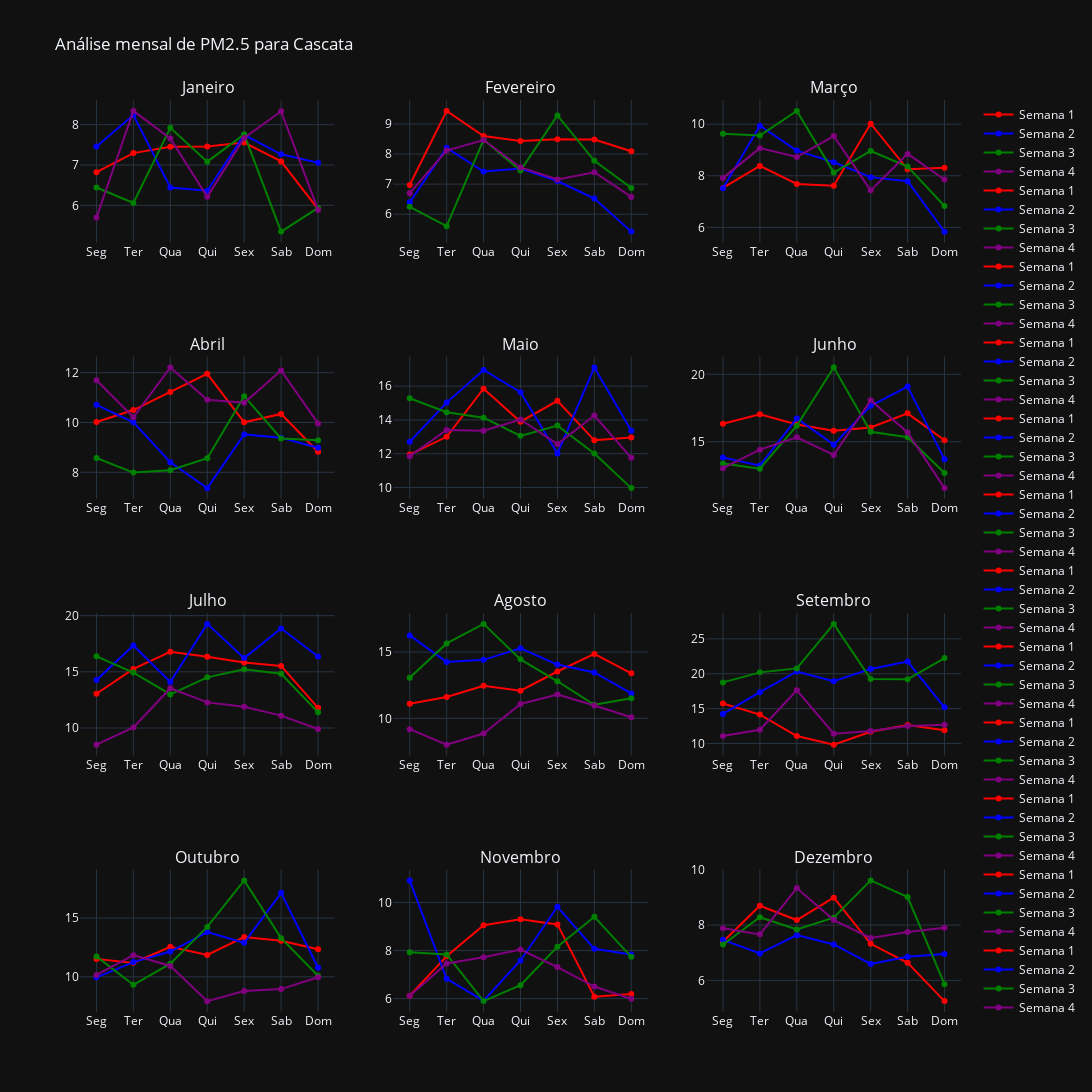
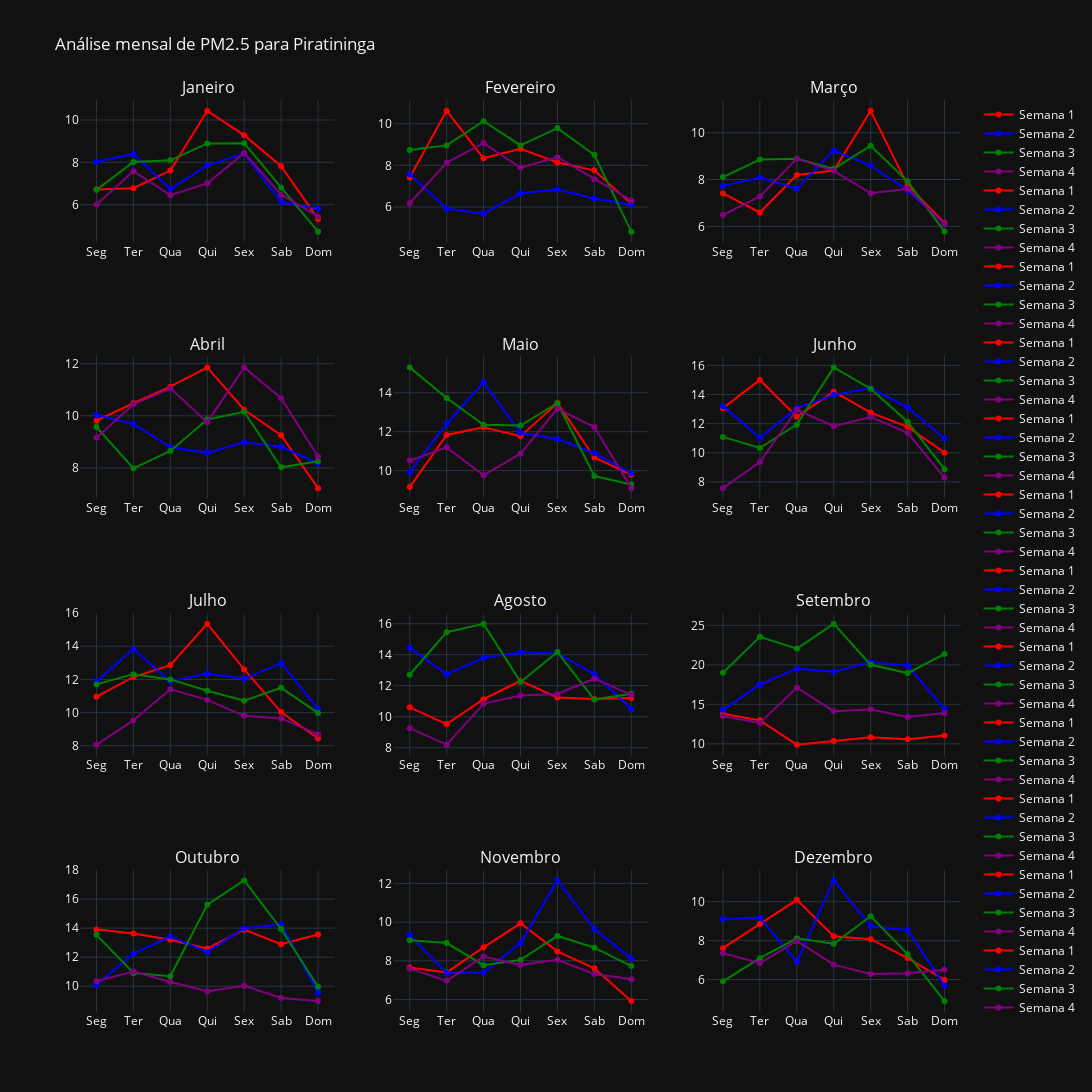

Notebook source saved alongside these figures, in order:
### Code cell
import pandas as pd
import os
import plotly.graph_objects as go
from plotly.subplots import make_subplots

# Define os nomes dos meses em português
meses = ['Janeiro', 'Fevereiro', 'Março', 'Abril', 'Maio', 'Junho', 
         'Julho', 'Agosto', 'Setembro', 'Outubro', 'Novembro', 'Dezembro']

# Pega os nomes das estações
main_folder = "../data"
station_folders = [f for f in os.listdir(main_folder) if os.path.isdir(os.path.join(main_folder, f))]

def plot_month(data, month, station):
    # Filtra os dados para o mês especificado
    month_data = data[data['Data e Hora'].dt.month == month]
    
    # Cria o gráfico
    fig = go.Figure()
    
    # Cores para cada semana
    colors = ['red', 'blue', 'green', 'purple']
    dias_semana = ['Seg', 'Ter', 'Qua', 'Qui', 'Sex', 'Sab', 'Dom']
    
    for week in range(4):
        # Filtra os dados para a semana atual
        start_day = week * 7 + 1
        end_day = min(start_day + 6, month_data['Data e Hora'].dt.daysinmonth.iloc[0])
        week_data = month_data[(month_data['Data e Hora'].dt.day >= start_day) & 
                               (month_data['Data e Hora'].dt.day <= end_day)]
        
        # Agrupa por dia da semana e calcula a média de PM2.5
        weekly_avg = week_data.groupby(week_data['Data e Hora'].dt.dayofweek)['PM2.5'].mean().reindex(range(7))
        
        # Adiciona a linha para esta semana
        fig.add_trace(go.Scatter(x=dias_semana, y=weekly_avg, 
                                 mode='lines+markers', name=f'Semana {week+1}',
                                 line=dict(color=colors[week])))
    
    fig.update_layout(title=f'Média diária de PM2.5 em {meses[month-1]} - {station}',
                      xaxis_title='Dia da Semana',
                      yaxis_title='Concentração de PM2.5')
    
    return fig

for station_folder in station_folders:
    # Carrega os dados
    combined_data = pd.read_csv(f"../dados_tratados/combinado/{station_folder}/{station_folder}_tratado_combinado.csv",
                                usecols=['Data e Hora', 'PM2.5'])
    combined_data['Data e Hora'] = pd.to_datetime(combined_data['Data e Hora'], format='%Y-%m-%d %H:%M:%S',
                                                  errors='coerce')

    # Cria subplots para todos os meses
    fig = make_subplots(rows=4, cols=3, subplot_titles=meses)

    # Adiciona os gráficos para cada mês
    for month in range(1, 13):
        month_fig = plot_month(combined_data, month, station_folder)
        for trace in month_fig.data:
            fig.add_trace(trace, row=(month-1)//3 + 1, col=(month-1)%3 + 1)

    # Atualiza o layout
    fig.update_layout(height=1600, width=1200, title_text=f"Análise mensal de PM2.5 para {station_folder}")

    # Mostra o gráfico
    fig.show()

### Figure 1 — Plotly figure (JSON) as saved in the notebook; plotly's stock layout.template omitted (floating-point values rounded to 4 significant figures)
{"data": [{"line": {"color": "red"}, "mode": "lines+markers", "name": "Semana 1", "x": ["Seg", "Ter", "Qua", "Qui", "Sex", "Sab", "Dom"], "y": [6.823, 7.295, 7.45, 7.462, 7.556, 7.09, 5.907], "type": "scatter", "xaxis": "x", "yaxis": "y"}, {"line": {"color": "blue"}, "mode": "lines+markers", "name": "Semana 2", "x": ["Seg", "Ter", "Qua", "Qui", "Sex", "Sab", "Dom"], "y": [7.457, 8.239, 6.443, 6.363, 7.746, 7.265, 7.054], "type": "scatter", "xaxis": "x", "yaxis": "y"}, {"line": {"color": "green"}, "mode": "lines+markers", "name": "Semana 3", "x": ["Seg", "Ter", "Qua", "Qui", "Sex", "Sab", "Dom"], "y": [6.442, 6.061, 7.923, 7.083, 7.76, 5.349, 5.935], "type": "scatter", "xaxis": "x", "yaxis": "y"}, {"line": {"color": "purple"}, "mode": "lines+markers", "name": "Semana 4", "x": ["Seg", "Ter", "Qua", "Qui", "Sex", "Sab", "Dom"], "y": [5.698, 8.342, 7.656, 6.213, 7.67, 8.333, 5.886], "type": "scatter", "xaxis": "x", "yaxis": "y"}, {"line": {"color": "red"}, "mode": "lines+markers", "name": "Semana 1", "x": ["Seg", "Ter", "Qua", "Qui", "Sex", "Sab", "Dom"], "y": [6.974, 9.434, 8.6, 8.431, 8.493, 8.482, 8.092], "type": "scatter", "xaxis": "x2", "yaxis": "y2"}, {"line": {"color": "blue"}, "mode": "lines+markers", "name": "Semana 2", "x": ["Seg", "Ter", "Qua", "Qui", "Sex", "Sab", "Dom"], "y": [6.398, 8.205, 7.421, 7.518, 7.105, 6.523, 5.422], "type": "scatter", "xaxis": "x2", "yaxis": "y2"}, {"line": {"color": "green"}, "mode": "lines+markers", "name": "Semana 3", "x": ["Seg", "Ter", "Qua", "Qui", "Sex", "Sab", "Dom"], "y": [6.246, 5.605, 8.474, 7.45, 9.281, 7.776, 6.875], "type": "scatter", "xaxis": "x2", "yaxis": "y2"}, {"line": {"color": "purple"}, "mode": "lines+markers", "name": "Semana 4", "x": ["Seg", "Ter", "Qua", "Qui", "Sex", "Sab", "Dom"], "y": [6.699, 8.117, 8.466, 7.554, 7.155, 7.397, 6.577], "type": "scatter", "xaxis": "x2", "yaxis": "y2"}, {"line": {"color": "red"}, "mode": "lines+markers", "name": "Semana 1", "x": ["Seg", "Ter", "Qua", "Qui", "Sex", "Sab", "Dom"], "y": [7.527, 8.381, 7.683, 7.611, 10.02, 8.252, 8.31], "type": "scatter", "xaxis": "x3", "yaxis": "y3"}, {"line": {"color": "blue"}, "mode": "lines+markers", "name": "Semana 2", "x": ["Seg", "Ter", "Qua", "Qui", "Sex", "Sab", "Dom"], "y": [7.516, 9.945, 8.978, 8.523, 7.947, 7.789, 5.833], "type": "scatter", "xaxis": "x3", "yaxis": "y3"}, {"line": {"color": "green"}, "mode": "lines+markers", "name": "Semana 3", "x": ["Seg", "Ter", "Qua", "Qui", "Sex", "Sab", "Dom"], "y": [9.63, 9.561, 10.52, 8.125, 8.963, 8.359, 6.827], "type": "scatter", "xaxis": "x3", "yaxis": "y3"}, {"line": {"color": "purple"}, "mode": "lines+markers", "name": "Semana 4", "x": ["Seg", "Ter", "Qua", "Qui", "Sex", "Sab", "Dom"], "y": [7.918, 9.073, 8.727, 9.543, 7.434, 8.85, 7.857], "type": "scatter", "xaxis": "x3", "yaxis": "y3"}, {"line": {"color": "red"}, "mode": "lines+markers", "name": "Semana 1", "x": ["Seg", "Ter", "Qua", "Qui", "Sex", "Sab", "Dom"], "y": [10.02, 10.5, 11.23, 11.96, 10.01, 10.34, 8.827], "type": "scatter", "xaxis": "x4", "yaxis": "y4"}, {"line": {"color": "blue"}, "mode": "lines+markers", "name": "Semana 2", "x": ["Seg", "Ter", "Qua", "Qui", "Sex", "Sab", "Dom"], "y": [10.71, 10.01, 8.406, 7.365, 9.522, 9.384, 8.984], "type": "scatter", "xaxis": "x4", "yaxis": "y4"}, {"line": {"color": "green"}, "mode": "lines+markers", "name": "Semana 3", "x": ["Seg", "Ter", "Qua", "Qui", "Sex", "Sab", "Dom"], "y": [8.574, 7.989, 8.083, 8.566, 11.06, 9.359, 9.29], "type": "scatter", "xaxis": "x4", "yaxis": "y4"}, {"line": {"color": "purple"}, "mode": "lines+markers", "name": "Semana 4", "x": ["Seg", "Ter", "Qua", "Qui", "Sex", "Sab", "Dom"], "y": [11.69, 10.21, 12.21, 10.91, 10.79, 12.09, 9.964], "type": "scatter", "xaxis": "x4", "yaxis": "y4"}, {"line": {"color": "red"}, "mode": "lines+markers", "name": "Semana 1", "x": ["Seg", "Ter", "Qua", "Qui", "Sex", "Sab", "Dom"], "y": [11.95, 13.0, 15.85, 13.89, 15.13, 12.79, 12.96], "type": "scatter", "xaxis": "x5", "yaxis": "y5"}, {"line": {"color": "blue"}, "mode": "lines+markers", "name": "Semana 2", "x": ["Seg", "Ter", "Qua", "Qui", "Sex", "Sab", "Dom"], "y": [12.71, 15.03, 16.96, 15.65, 12.01, 17.11, 13.36], "type": "scatter", "xaxis": "x5", "yaxis": "y5"}, {"line": {"color": "green"}, "mode": "lines+markers", "name": "Semana 3", "x": ["Seg", "Ter", "Qua", "Qui", "Sex", "Sab", "Dom"], "y": [15.28, 14.46, 14.13, 13.06, 13.66, 12.01, 9.962], "type": "scatter", "xaxis": "x5", "yaxis": "y5"}, {"line": {"color": "purple"}, "mode": "lines+markers", "name": "Semana 4", "x": ["Seg", "Ter", "Qua", "Qui", "Sex", "Sab", "Dom"], "y": [11.85, 13.4, 13.36, 14.02, 12.58, 14.26, 11.76], "type": "scatter", "xaxis": "x5", "yaxis": "y5"}, {"line": {"color": "red"}, "mode": "lines+markers", "name": "Semana 1", "x": ["Seg", "Ter", "Qua", "Qui", "Sex", "Sab", "Dom"], "y": [16.32, 17.04, 16.28, 15.8, 16.06, 17.1, 15.11], "type": "scatter", "xaxis": "x6", "yaxis": "y6"}, {"line": {"color": "blue"}, "mode": "lines+markers", "name": "Semana 2", "x": ["Seg", "Ter", "Qua", "Qui", "Sex", "Sab", "Dom"], "y": [13.83, 13.22, 16.73, 14.78, 17.66, 19.09, 13.69], "type": "scatter", "xaxis": "x6", "yaxis": "y6"}, {"line": {"color": "green"}, "mode": "lines+markers", "name": "Semana 3", "x": ["Seg", "Ter", "Qua", "Qui", "Sex", "Sab", "Dom"], "y": [13.38, 12.99, 16.19, 20.52, 15.73, 15.32, 12.67], "type": "scatter", "xaxis": "x6", "yaxis": "y6"}, {"line": {"color": "purple"}, "mode": "lines+markers", "name": "Semana 4", "x": ["Seg", "Ter", "Qua", "Qui", "Sex", "Sab", "Dom"], "y": [13.03, 14.41, 15.33, 14.01, 18.07, 15.69, 11.55], "type": "scatter", "xaxis": "x6", "yaxis": "y6"}, {"line": {"color": "red"}, "mode": "lines+markers", "name": "Semana 1", "x": ["Seg", "Ter", "Qua", "Qui", "Sex", "Sab", "Dom"], "y": [13.05, 15.26, 16.79, 16.34, 15.82, 15.52, 11.79], "type": "scatter", "xaxis": "x7", "yaxis": "y7"}, {"line": {"color": "blue"}, "mode": "lines+markers", "name": "Semana 2", "x": ["Seg", "Ter", "Qua", "Qui", "Sex", "Sab", "Dom"], "y": [14.28, 17.35, 14.09, 19.27, 16.22, 18.86, 16.36], "type": "scatter", "xaxis": "x7", "yaxis": "y7"}, {"line": {"color": "green"}, "mode": "lines+markers", "name": "Semana 3", "x": ["Seg", "Ter", "Qua", "Qui", "Sex", "Sab", "Dom"], "y": [16.38, 14.93, 12.99, 14.51, 15.23, 14.82, 11.39], "type": "scatter", "xaxis": "x7", "yaxis": "y7"}, {"line": {"color": "purple"}, "mode": "lines+markers", "name": "Semana 4", "x": ["Seg", "Ter", "Qua", "Qui", "Sex", "Sab", "Dom"], "y": [8.519, 10.05, 13.54, 12.28, 11.89, 11.1, 9.907], "type": "scatter", "xaxis": "x7", "yaxis": "y7"}, {"line": {"color": "red"}, "mode": "lines+markers", "name": "Semana 1", "x": ["Seg", "Ter", "Qua", "Qui", "Sex", "Sab", "Dom"], "y": [11.1, 11.61, 12.46, 12.09, 13.53, 14.86, 13.4], "type": "scatter", "xaxis": "x8", "yaxis": "y8"}, {"line": {"color": "blue"}, "mode": "lines+markers", "name": "Semana 2", "x": ["Seg", "Ter", "Qua", "Qui", "Sex", "Sab", "Dom"], "y": [16.26, 14.25, 14.42, 15.29, 14.06, 13.46, 11.88], "type": "scatter", "xaxis": "x8", "yaxis": "y8"}, {"line": {"color": "green"}, "mode": "lines+markers", "name": "Semana 3", "x": ["Seg", "Ter", "Qua", "Qui", "Sex", "Sab", "Dom"], "y": [13.07, 15.65, 17.13, 14.45, 12.8, 11.02, 11.52], "type": "scatter", "xaxis": "x8", "yaxis": "y8"}, {"line": {"color": "purple"}, "mode": "lines+markers", "name": "Semana 4", "x": ["Seg", "Ter", "Qua", "Qui", "Sex", "Sab", "Dom"], "y": [9.181, 8.012, 8.85, 11.08, 11.79, 10.97, 10.08], "type": "scatter", "xaxis": "x8", "yaxis": "y8"}, {"line": {"color": "red"}, "mode": "lines+markers", "name": "Semana 1", "x": ["Seg", "Ter", "Qua", "Qui", "Sex", "Sab", "Dom"], "y": [15.74, 14.15, 11.08, 9.844, 11.68, 12.65, 11.9], "type": "scatter", "xaxis": "x9", "yaxis": "y9"}, {"line": {"color": "blue"}, "mode": "lines+markers", "name": "Semana 2", "x": ["Seg", "Ter", "Qua", "Qui", "Sex", "Sab", "Dom"], "y": [14.25, 17.36, 20.33, 18.93, 20.7, 21.74, 15.19], "type": "scatter", "xaxis": "x9", "yaxis": "y9"}, {"line": {"color": "green"}, "mode": "lines+markers", "name": "Semana 3", "x": ["Seg", "Ter", "Qua", "Qui", "Sex", "Sab", "Dom"], "y": [18.76, 20.2, 20.77, 27.15, 19.26, 19.21, 22.25], "type": "scatter", "xaxis": "x9", "yaxis": "y9"}, {"line": {"color": "purple"}, "mode": "lines+markers", "name": "Semana 4", "x": ["Seg", "Ter", "Qua", "Qui", "Sex", "Sab", "Dom"], "y": [11.06, 11.97, 17.62, 11.4, 11.81, 12.51, 12.68], "type": "scatter", "xaxis": "x9", "yaxis": "y9"}, {"line": {"color": "red"}, "mode": "lines+markers", "name": "Semana 1", "x": ["Seg", "Ter", "Qua", "Qui", "Sex", "Sab", "Dom"], "y": [11.53, 11.19, 12.56, 11.86, 13.39, 13.07, 12.34], "type": "scatter", "xaxis": "x10", "yaxis": "y10"}, {"line": {"color": "blue"}, "mode": "lines+markers", "name": "Semana 2", "x": ["Seg", "Ter", "Qua", "Qui", "Sex", "Sab", "Dom"], "y": [9.958, 11.25, 12.15, 13.82, 12.9, 17.15, 10.77], "type": "scatter", "xaxis": "x10", "yaxis": "y10"}, {"line": {"color": "green"}, "mode": "lines+markers", "name": "Semana 3", "x": ["Seg", "Ter", "Qua", "Qui", "Sex", "Sab", "Dom"], "y": [11.73, 9.317, 11.12, 14.25, 18.21, 13.29, 10.09], "type": "scatter", "xaxis": "x10", "yaxis": "y10"}, {"line": {"color": "purple"}, "mode": "lines+markers", "name": "Semana 4", "x": ["Seg", "Ter", "Qua", "Qui", "Sex", "Sab", "Dom"], "y": [10.17, 11.85, 10.93, 7.933, 8.794, 8.956, 9.97], "type": "scatter", "xaxis": "x10", "yaxis": "y10"}, {"line": {"color": "red"}, "mode": "lines+markers", "name": "Semana 1", "x": ["Seg", "Ter", "Qua", "Qui", "Sex", "Sab", "Dom"], "y": [6.12, 7.76, 9.054, 9.3, 9.087, 6.083, 6.195], "type": "scatter", "xaxis": "x11", "yaxis": "y11"}, {"line": {"color": "blue"}, "mode": "lines+markers", "name": "Semana 2", "x": ["Seg", "Ter", "Qua", "Qui", "Sex", "Sab", "Dom"], "y": [10.92, 6.824, 5.915, 7.588, 9.819, 8.073, 7.836], "type": "scatter", "xaxis": "x11", "yaxis": "y11"}, {"line": {"color": "green"}, "mode": "lines+markers", "name": "Semana 3", "x": ["Seg", "Ter", "Qua", "Qui", "Sex", "Sab", "Dom"], "y": [7.93, 7.839, 5.897, 6.561, 8.159, 9.404, 7.74], "type": "scatter", "xaxis": "x11", "yaxis": "y11"}, {"line": {"color": "purple"}, "mode": "lines+markers", "name": "Semana 4", "x": ["Seg", "Ter", "Qua", "Qui", "Sex", "Sab", "Dom"], "y": [6.12, 7.466, 7.725, 8.043, 7.312, 6.504, 5.991], "type": "scatter", "xaxis": "x11", "yaxis": "y11"}, {"line": {"color": "red"}, "mode": "lines+markers", "name": "Semana 1", "x": ["Seg", "Ter", "Qua", "Qui", "Sex", "Sab", "Dom"], "y": [7.398, 8.7, 8.183, 8.992, 7.322, 6.637, 5.25], "type": "scatter", "xaxis": "x12", "yaxis": "y12"}, {"line": {"color": "blue"}, "mode": "lines+markers", "name": "Semana 2", "x": ["Seg", "Ter", "Qua", "Qui", "Sex", "Sab", "Dom"], "y": [7.466, 6.973, 7.636, 7.299, 6.593, 6.853, 6.957], "type": "scatter", "xaxis": "x12", "yaxis": "y12"}, {"line": {"color": "green"}, "mode": "lines+markers", "name": "Semana 3", "x": ["Seg", "Ter", "Qua", "Qui", "Sex", "Sab", "Dom"], "y": [7.298, 8.284, 7.838, 8.269, 9.617, 9.015, 5.864], "type": "scatter", "xaxis": "x12", "yaxis": "y12"}, {"line": {"color": "purple"}, "mode": "lines+markers", "name": "Semana 4", "x": ["Seg", "Ter", "Qua", "Qui", "Sex", "Sab", "Dom"], "y": [7.886, 7.664, 9.338, 8.18, 7.536, 7.747, 7.904], "type": "scatter", "xaxis": "x12", "yaxis": "y12"}], "layout": {"xaxis": {"anchor": "y", "domain": [0.0, 0.2889]}, "yaxis": {"anchor": "x", "domain": [0.8438, 1.0]}, "xaxis2": {"anchor": "y2", "domain": [0.3556, 0.6444]}, "yaxis2": {"anchor": "x2", "domain": [0.8438, 1.0]}, "xaxis3": {"anchor": "y3", "domain": [0.7111, 1.0]}, "yaxis3": {"anchor": "x3", "domain": [0.8438, 1.0]}, "xaxis4": {"anchor": "y4", "domain": [0.0, 0.2889]}, "yaxis4": {"anchor": "x4", "domain": [0.5625, 0.7188]}, "xaxis5": {"anchor": "y5", "domain": [0.3556, 0.6444]}, "yaxis5": {"anchor": "x5", "domain": [0.5625, 0.7188]}, "xaxis6": {"anchor": "y6", "domain": [0.7111, 1.0]}, "yaxis6": {"anchor": "x6", "domain": [0.5625, 0.7188]}, "xaxis7": {"anchor": "y7", "domain": [0.0, 0.2889]}, "yaxis7": {"anchor": "x7", "domain": [0.2812, 0.4375]}, "xaxis8": {"anchor": "y8", "domain": [0.3556, 0.6444]}, "yaxis8": {"anchor": "x8", "domain": [0.2812, 0.4375]}, "xaxis9": {"anchor": "y9", "domain": [0.7111, 1.0]}, "yaxis9": {"anchor": "x9", "domain": [0.2812, 0.4375]}, "xaxis10": {"anchor": "y10", "domain": [0.0, 0.2889]}, "yaxis10": {"anchor": "x10", "domain": [0.0, 0.1562]}, "xaxis11": {"anchor": "y11", "domain": [0.3556, 0.6444]}, "yaxis11": {"anchor": "x11", "domain": [0.0, 0.1562]}, "xaxis12": {"anchor": "y12", "domain": [0.7111, 1.0]}, "yaxis12": {"anchor": "x12", "domain": [0.0, 0.1562]}, "annotations": [{"font": {"size": 16}, "showarrow": false, "text": "Janeiro", "x": 0.1444, "xanchor": "center", "xref": "paper", "y": 1.0, "yanchor": "bottom", "yref": "paper"}, {"font": {"size": 16}, "showarrow": false, "text": "Fevereiro", "x": 0.5, "xanchor": "center", "xref": "paper", "y": 1.0, "yanchor": "bottom", "yref": "paper"}, {"font": {"size": 16}, "showarrow": false, "text": "Março", "x": 0.8556, "xanchor": "center", "xref": "paper", "y": 1.0, "yanchor": "bottom", "yref": "paper"}, {"font": {"size": 16}, "showarrow": false, "text": "Abril", "x": 0.1444, "xanchor": "center", "xref": "paper", "y": 0.7188, "yanchor": "bottom", "yref": "paper"}, {"font": {"size": 16}, "showarrow": false, "text": "Maio", "x": 0.5, "xanchor": "center", "xref": "paper", "y": 0.7188, "yanchor": "bottom", "yref": "paper"}, {"font": {"size": 16}, "showarrow": false, "text": "Junho", "x": 0.8556, "xanchor": "center", "xref": "paper", "y": 0.7188, "yanchor": "bottom", "yref": "paper"}, {"font": {"size": 16}, "showarrow": false, "text": "Julho", "x": 0.1444, "xanchor": "center", "xref": "paper", "y": 0.4375, "yanchor": "bottom", "yref": "paper"}, {"font": {"size": 16}, "showarrow": false, "text": "Agosto", "x": 0.5, "xanchor": "center", "xref": "paper", "y": 0.4375, "yanchor": "bottom", "yref": "paper"}, {"font": {"size": 16}, "showarrow": false, "text": "Setembro", "x": 0.8556, "xanchor": "center", "xref": "paper", "y": 0.4375, "yanchor": "bottom", "yref": "paper"}, {"font": {"size": 16}, "showarrow": false, "text": "Outubro", "x": 0.1444, "xanchor": "center", "xref": "paper", "y": 0.1562, "yanchor": "bottom", "yref": "paper"}, {"font": {"size": 16}, "showarrow": false, "text": "Novembro", "x": 0.5, "xanchor": "center", "xref": "paper", "y": 0.1562, "yanchor": "bottom", "yref": "paper"}, {"font": {"size": 16}, "showarrow": false, "text": "Dezembro", "x": 0.8556, "xanchor": "center", "xref": "paper", "y": 0.1562, "yanchor": "bottom", "yref": "paper"}], "title": {"text": "Análise mensal de PM2.5 para Cascata"}, "height": 1600, "width": 1200}}

### Figure 2 — Plotly figure (JSON) as saved in the notebook; plotly's stock layout.template omitted (floating-point values rounded to 4 significant figures)
{"data": [{"line": {"color": "red"}, "mode": "lines+markers", "name": "Semana 1", "x": ["Seg", "Ter", "Qua", "Qui", "Sex", "Sab", "Dom"], "y": [6.717, 6.779, 7.609, 10.43, 9.284, 7.814, 5.324], "type": "scatter", "xaxis": "x", "yaxis": "y"}, {"line": {"color": "blue"}, "mode": "lines+markers", "name": "Semana 2", "x": ["Seg", "Ter", "Qua", "Qui", "Sex", "Sab", "Dom"], "y": [8.027, 8.397, 6.734, 7.858, 8.411, 6.124, 5.811], "type": "scatter", "xaxis": "x", "yaxis": "y"}, {"line": {"color": "green"}, "mode": "lines+markers", "name": "Semana 3", "x": ["Seg", "Ter", "Qua", "Qui", "Sex", "Sab", "Dom"], "y": [6.697, 8.015, 8.094, 8.895, 8.902, 6.792, 4.724], "type": "scatter", "xaxis": "x", "yaxis": "y"}, {"line": {"color": "purple"}, "mode": "lines+markers", "name": "Semana 4", "x": ["Seg", "Ter", "Qua", "Qui", "Sex", "Sab", "Dom"], "y": [6.007, 7.582, 6.447, 7.007, 8.444, 6.47, 5.441], "type": "scatter", "xaxis": "x", "yaxis": "y"}, {"line": {"color": "red"}, "mode": "lines+markers", "name": "Semana 1", "x": ["Seg", "Ter", "Qua", "Qui", "Sex", "Sab", "Dom"], "y": [7.418, 10.61, 8.335, 8.792, 8.137, 7.76, 6.151], "type": "scatter", "xaxis": "x2", "yaxis": "y2"}, {"line": {"color": "blue"}, "mode": "lines+markers", "name": "Semana 2", "x": ["Seg", "Ter", "Qua", "Qui", "Sex", "Sab", "Dom"], "y": [7.569, 5.919, 5.676, 6.66, 6.836, 6.408, 6.114], "type": "scatter", "xaxis": "x2", "yaxis": "y2"}, {"line": {"color": "green"}, "mode": "lines+markers", "name": "Semana 3", "x": ["Seg", "Ter", "Qua", "Qui", "Sex", "Sab", "Dom"], "y": [8.739, 8.954, 10.12, 8.953, 9.783, 8.503, 4.821], "type": "scatter", "xaxis": "x2", "yaxis": "y2"}, {"line": {"color": "purple"}, "mode": "lines+markers", "name": "Semana 4", "x": ["Seg", "Ter", "Qua", "Qui", "Sex", "Sab", "Dom"], "y": [6.184, 8.123, 9.064, 7.889, 8.389, 7.336, 6.317], "type": "scatter", "xaxis": "x2", "yaxis": "y2"}, {"line": {"color": "red"}, "mode": "lines+markers", "name": "Semana 1", "x": ["Seg", "Ter", "Qua", "Qui", "Sex", "Sab", "Dom"], "y": [7.406, 6.596, 8.191, 8.38, 10.93, 7.76, 6.147], "type": "scatter", "xaxis": "x3", "yaxis": "y3"}, {"line": {"color": "blue"}, "mode": "lines+markers", "name": "Semana 2", "x": ["Seg", "Ter", "Qua", "Qui", "Sex", "Sab", "Dom"], "y": [7.727, 8.089, 7.612, 9.235, 8.596, 7.533, 6.088], "type": "scatter", "xaxis": "x3", "yaxis": "y3"}, {"line": {"color": "green"}, "mode": "lines+markers", "name": "Semana 3", "x": ["Seg", "Ter", "Qua", "Qui", "Sex", "Sab", "Dom"], "y": [8.104, 8.849, 8.887, 8.453, 9.444, 7.924, 5.776], "type": "scatter", "xaxis": "x3", "yaxis": "y3"}, {"line": {"color": "purple"}, "mode": "lines+markers", "name": "Semana 4", "x": ["Seg", "Ter", "Qua", "Qui", "Sex", "Sab", "Dom"], "y": [6.486, 7.277, 8.89, 8.372, 7.413, 7.603, 6.096], "type": "scatter", "xaxis": "x3", "yaxis": "y3"}, {"line": {"color": "red"}, "mode": "lines+markers", "name": "Semana 1", "x": ["Seg", "Ter", "Qua", "Qui", "Sex", "Sab", "Dom"], "y": [9.81, 10.48, 11.12, 11.86, 10.23, 9.255, 7.226], "type": "scatter", "xaxis": "x4", "yaxis": "y4"}, {"line": {"color": "blue"}, "mode": "lines+markers", "name": "Semana 2", "x": ["Seg", "Ter", "Qua", "Qui", "Sex", "Sab", "Dom"], "y": [10.03, 9.686, 8.8, 8.579, 8.987, 8.809, 8.18], "type": "scatter", "xaxis": "x4", "yaxis": "y4"}, {"line": {"color": "green"}, "mode": "lines+markers", "name": "Semana 3", "x": ["Seg", "Ter", "Qua", "Qui", "Sex", "Sab", "Dom"], "y": [9.571, 7.986, 8.649, 9.856, 10.15, 8.024, 8.255], "type": "scatter", "xaxis": "x4", "yaxis": "y4"}, {"line": {"color": "purple"}, "mode": "lines+markers", "name": "Semana 4", "x": ["Seg", "Ter", "Qua", "Qui", "Sex", "Sab", "Dom"], "y": [9.154, 10.44, 11.05, 9.756, 11.85, 10.67, 8.44], "type": "scatter", "xaxis": "x4", "yaxis": "y4"}, {"line": {"color": "red"}, "mode": "lines+markers", "name": "Semana 1", "x": ["Seg", "Ter", "Qua", "Qui", "Sex", "Sab", "Dom"], "y": [9.152, 11.83, 12.23, 11.77, 13.48, 10.67, 9.786], "type": "scatter", "xaxis": "x5", "yaxis": "y5"}, {"line": {"color": "blue"}, "mode": "lines+markers", "name": "Semana 2", "x": ["Seg", "Ter", "Qua", "Qui", "Sex", "Sab", "Dom"], "y": [9.914, 12.41, 14.54, 11.94, 11.62, 10.89, 9.861], "type": "scatter", "xaxis": "x5", "yaxis": "y5"}, {"line": {"color": "green"}, "mode": "lines+markers", "name": "Semana 3", "x": ["Seg", "Ter", "Qua", "Qui", "Sex", "Sab", "Dom"], "y": [15.31, 13.73, 12.36, 12.31, 13.46, 9.719, 9.282], "type": "scatter", "xaxis": "x5", "yaxis": "y5"}, {"line": {"color": "purple"}, "mode": "lines+markers", "name": "Semana 4", "x": ["Seg", "Ter", "Qua", "Qui", "Sex", "Sab", "Dom"], "y": [10.51, 11.19, 9.762, 10.87, 13.17, 12.24, 9.098], "type": "scatter", "xaxis": "x5", "yaxis": "y5"}, {"line": {"color": "red"}, "mode": "lines+markers", "name": "Semana 1", "x": ["Seg", "Ter", "Qua", "Qui", "Sex", "Sab", "Dom"], "y": [13.07, 15.0, 12.48, 14.19, 12.76, 11.78, 10.01], "type": "scatter", "xaxis": "x6", "yaxis": "y6"}, {"line": {"color": "blue"}, "mode": "lines+markers", "name": "Semana 2", "x": ["Seg", "Ter", "Qua", "Qui", "Sex", "Sab", "Dom"], "y": [13.2, 11.03, 13.07, 13.98, 14.44, 13.12, 10.99], "type": "scatter", "xaxis": "x6", "yaxis": "y6"}, {"line": {"color": "green"}, "mode": "lines+markers", "name": "Semana 3", "x": ["Seg", "Ter", "Qua", "Qui", "Sex", "Sab", "Dom"], "y": [11.09, 10.33, 11.93, 15.86, 14.4, 12.14, 8.874], "type": "scatter", "xaxis": "x6", "yaxis": "y6"}, {"line": {"color": "purple"}, "mode": "lines+markers", "name": "Semana 4", "x": ["Seg", "Ter", "Qua", "Qui", "Sex", "Sab", "Dom"], "y": [7.573, 9.37, 12.95, 11.82, 12.45, 11.37, 8.287], "type": "scatter", "xaxis": "x6", "yaxis": "y6"}, {"line": {"color": "red"}, "mode": "lines+markers", "name": "Semana 1", "x": ["Seg", "Ter", "Qua", "Qui", "Sex", "Sab", "Dom"], "y": [10.96, 12.14, 12.86, 15.35, 12.6, 10.03, 8.433], "type": "scatter", "xaxis": "x7", "yaxis": "y7"}, {"line": {"color": "blue"}, "mode": "lines+markers", "name": "Semana 2", "x": ["Seg", "Ter", "Qua", "Qui", "Sex", "Sab", "Dom"], "y": [11.89, 13.82, 11.87, 12.36, 12.04, 12.98, 10.23], "type": "scatter", "xaxis": "x7", "yaxis": "y7"}, {"line": {"color": "green"}, "mode": "lines+markers", "name": "Semana 3", "x": ["Seg", "Ter", "Qua", "Qui", "Sex", "Sab", "Dom"], "y": [11.7, 12.32, 12.0, 11.31, 10.72, 11.49, 9.981], "type": "scatter", "xaxis": "x7", "yaxis": "y7"}, {"line": {"color": "purple"}, "mode": "lines+markers", "name": "Semana 4", "x": ["Seg", "Ter", "Qua", "Qui", "Sex", "Sab", "Dom"], "y": [8.066, 9.529, 11.4, 10.76, 9.801, 9.647, 8.683], "type": "scatter", "xaxis": "x7", "yaxis": "y7"}, {"line": {"color": "red"}, "mode": "lines+markers", "name": "Semana 1", "x": ["Seg", "Ter", "Qua", "Qui", "Sex", "Sab", "Dom"], "y": [10.6, 9.521, 11.12, 12.31, 11.24, 11.13, 11.2], "type": "scatter", "xaxis": "x8", "yaxis": "y8"}, {"line": {"color": "blue"}, "mode": "lines+markers", "name": "Semana 2", "x": ["Seg", "Ter", "Qua", "Qui", "Sex", "Sab", "Dom"], "y": [14.44, 12.74, 13.8, 14.15, 14.08, 12.75, 10.47], "type": "scatter", "xaxis": "x8", "yaxis": "y8"}, {"line": {"color": "green"}, "mode": "lines+markers", "name": "Semana 3", "x": ["Seg", "Ter", "Qua", "Qui", "Sex", "Sab", "Dom"], "y": [12.71, 15.45, 15.99, 12.24, 14.17, 11.1, 11.48], "type": "scatter", "xaxis": "x8", "yaxis": "y8"}, {"line": {"color": "purple"}, "mode": "lines+markers", "name": "Semana 4", "x": ["Seg", "Ter", "Qua", "Qui", "Sex", "Sab", "Dom"], "y": [9.253, 8.191, 10.83, 11.37, 11.47, 12.46, 11.41], "type": "scatter", "xaxis": "x8", "yaxis": "y8"}, {"line": {"color": "red"}, "mode": "lines+markers", "name": "Semana 1", "x": ["Seg", "Ter", "Qua", "Qui", "Sex", "Sab", "Dom"], "y": [13.83, 12.98, 9.906, 10.38, 10.83, 10.57, 11.06], "type": "scatter", "xaxis": "x9", "yaxis": "y9"}, {"line": {"color": "blue"}, "mode": "lines+markers", "name": "Semana 2", "x": ["Seg", "Ter", "Qua", "Qui", "Sex", "Sab", "Dom"], "y": [14.31, 17.54, 19.5, 19.14, 20.36, 19.9, 14.4], "type": "scatter", "xaxis": "x9", "yaxis": "y9"}, {"line": {"color": "green"}, "mode": "lines+markers", "name": "Semana 3", "x": ["Seg", "Ter", "Qua", "Qui", "Sex", "Sab", "Dom"], "y": [19.01, 23.55, 22.06, 25.19, 20.01, 18.96, 21.37], "type": "scatter", "xaxis": "x9", "yaxis": "y9"}, {"line": {"color": "purple"}, "mode": "lines+markers", "name": "Semana 4", "x": ["Seg", "Ter", "Qua", "Qui", "Sex", "Sab", "Dom"], "y": [13.49, 12.66, 17.1, 14.14, 14.36, 13.41, 13.91], "type": "scatter", "xaxis": "x9", "yaxis": "y9"}, {"line": {"color": "red"}, "mode": "lines+markers", "name": "Semana 1", "x": ["Seg", "Ter", "Qua", "Qui", "Sex", "Sab", "Dom"], "y": [13.9, 13.63, 13.2, 12.59, 13.89, 12.89, 13.56], "type": "scatter", "xaxis": "x10", "yaxis": "y10"}, {"line": {"color": "blue"}, "mode": "lines+markers", "name": "Semana 2", "x": ["Seg", "Ter", "Qua", "Qui", "Sex", "Sab", "Dom"], "y": [10.09, 12.24, 13.43, 12.36, 14.0, 14.26, 9.556], "type": "scatter", "xaxis": "x10", "yaxis": "y10"}, {"line": {"color": "green"}, "mode": "lines+markers", "name": "Semana 3", "x": ["Seg", "Ter", "Qua", "Qui", "Sex", "Sab", "Dom"], "y": [13.54, 10.91, 10.69, 15.61, 17.29, 13.94, 9.968], "type": "scatter", "xaxis": "x10", "yaxis": "y10"}, {"line": {"color": "purple"}, "mode": "lines+markers", "name": "Semana 4", "x": ["Seg", "Ter", "Qua", "Qui", "Sex", "Sab", "Dom"], "y": [10.35, 11.02, 10.3, 9.658, 10.03, 9.188, 8.973], "type": "scatter", "xaxis": "x10", "yaxis": "y10"}, {"line": {"color": "red"}, "mode": "lines+markers", "name": "Semana 1", "x": ["Seg", "Ter", "Qua", "Qui", "Sex", "Sab", "Dom"], "y": [7.656, 7.4, 8.698, 9.938, 8.486, 7.609, 5.914], "type": "scatter", "xaxis": "x11", "yaxis": "y11"}, {"line": {"color": "blue"}, "mode": "lines+markers", "name": "Semana 2", "x": ["Seg", "Ter", "Qua", "Qui", "Sex", "Sab", "Dom"], "y": [9.329, 7.364, 7.399, 8.923, 12.16, 9.643, 8.113], "type": "scatter", "xaxis": "x11", "yaxis": "y11"}, {"line": {"color": "green"}, "mode": "lines+markers", "name": "Semana 3", "x": ["Seg", "Ter", "Qua", "Qui", "Sex", "Sab", "Dom"], "y": [9.057, 8.917, 7.772, 8.048, 9.285, 8.68, 7.728], "type": "scatter", "xaxis": "x11", "yaxis": "y11"}, {"line": {"color": "purple"}, "mode": "lines+markers", "name": "Semana 4", "x": ["Seg", "Ter", "Qua", "Qui", "Sex", "Sab", "Dom"], "y": [7.595, 6.963, 8.224, 7.79, 8.048, 7.319, 7.052], "type": "scatter", "xaxis": "x11", "yaxis": "y11"}, {"line": {"color": "red"}, "mode": "lines+markers", "name": "Semana 1", "x": ["Seg", "Ter", "Qua", "Qui", "Sex", "Sab", "Dom"], "y": [7.612, 8.858, 10.09, 8.225, 8.071, 7.104, 5.977], "type": "scatter", "xaxis": "x12", "yaxis": "y12"}, {"line": {"color": "blue"}, "mode": "lines+markers", "name": "Semana 2", "x": ["Seg", "Ter", "Qua", "Qui", "Sex", "Sab", "Dom"], "y": [9.107, 9.174, 6.91, 11.1, 8.736, 8.539, 5.689], "type": "scatter", "xaxis": "x12", "yaxis": "y12"}, {"line": {"color": "green"}, "mode": "lines+markers", "name": "Semana 3", "x": ["Seg", "Ter", "Qua", "Qui", "Sex", "Sab", "Dom"], "y": [5.908, 7.098, 8.115, 7.841, 9.253, 7.305, 4.89], "type": "scatter", "xaxis": "x12", "yaxis": "y12"}, {"line": {"color": "purple"}, "mode": "lines+markers", "name": "Semana 4", "x": ["Seg", "Ter", "Qua", "Qui", "Sex", "Sab", "Dom"], "y": [7.356, 6.846, 7.982, 6.763, 6.284, 6.324, 6.496], "type": "scatter", "xaxis": "x12", "yaxis": "y12"}], "layout": {"xaxis": {"anchor": "y", "domain": [0.0, 0.2889]}, "yaxis": {"anchor": "x", "domain": [0.8438, 1.0]}, "xaxis2": {"anchor": "y2", "domain": [0.3556, 0.6444]}, "yaxis2": {"anchor": "x2", "domain": [0.8438, 1.0]}, "xaxis3": {"anchor": "y3", "domain": [0.7111, 1.0]}, "yaxis3": {"anchor": "x3", "domain": [0.8438, 1.0]}, "xaxis4": {"anchor": "y4", "domain": [0.0, 0.2889]}, "yaxis4": {"anchor": "x4", "domain": [0.5625, 0.7188]}, "xaxis5": {"anchor": "y5", "domain": [0.3556, 0.6444]}, "yaxis5": {"anchor": "x5", "domain": [0.5625, 0.7188]}, "xaxis6": {"anchor": "y6", "domain": [0.7111, 1.0]}, "yaxis6": {"anchor": "x6", "domain": [0.5625, 0.7188]}, "xaxis7": {"anchor": "y7", "domain": [0.0, 0.2889]}, "yaxis7": {"anchor": "x7", "domain": [0.2812, 0.4375]}, "xaxis8": {"anchor": "y8", "domain": [0.3556, 0.6444]}, "yaxis8": {"anchor": "x8", "domain": [0.2812, 0.4375]}, "xaxis9": {"anchor": "y9", "domain": [0.7111, 1.0]}, "yaxis9": {"anchor": "x9", "domain": [0.2812, 0.4375]}, "xaxis10": {"anchor": "y10", "domain": [0.0, 0.2889]}, "yaxis10": {"anchor": "x10", "domain": [0.0, 0.1562]}, "xaxis11": {"anchor": "y11", "domain": [0.3556, 0.6444]}, "yaxis11": {"anchor": "x11", "domain": [0.0, 0.1562]}, "xaxis12": {"anchor": "y12", "domain": [0.7111, 1.0]}, "yaxis12": {"anchor": "x12", "domain": [0.0, 0.1562]}, "annotations": [{"font": {"size": 16}, "showarrow": false, "text": "Janeiro", "x": 0.1444, "xanchor": "center", "xref": "paper", "y": 1.0, "yanchor": "bottom", "yref": "paper"}, {"font": {"size": 16}, "showarrow": false, "text": "Fevereiro", "x": 0.5, "xanchor": "center", "xref": "paper", "y": 1.0, "yanchor": "bottom", "yref": "paper"}, {"font": {"size": 16}, "showarrow": false, "text": "Março", "x": 0.8556, "xanchor": "center", "xref": "paper", "y": 1.0, "yanchor": "bottom", "yref": "paper"}, {"font": {"size": 16}, "showarrow": false, "text": "Abril", "x": 0.1444, "xanchor": "center", "xref": "paper", "y": 0.7188, "yanchor": "bottom", "yref": "paper"}, {"font": {"size": 16}, "showarrow": false, "text": "Maio", "x": 0.5, "xanchor": "center", "xref": "paper", "y": 0.7188, "yanchor": "bottom", "yref": "paper"}, {"font": {"size": 16}, "showarrow": false, "text": "Junho", "x": 0.8556, "xanchor": "center", "xref": "paper", "y": 0.7188, "yanchor": "bottom", "yref": "paper"}, {"font": {"size": 16}, "showarrow": false, "text": "Julho", "x": 0.1444, "xanchor": "center", "xref": "paper", "y": 0.4375, "yanchor": "bottom", "yref": "paper"}, {"font": {"size": 16}, "showarrow": false, "text": "Agosto", "x": 0.5, "xanchor": "center", "xref": "paper", "y": 0.4375, "yanchor": "bottom", "yref": "paper"}, {"font": {"size": 16}, "showarrow": false, "text": "Setembro", "x": 0.8556, "xanchor": "center", "xref": "paper", "y": 0.4375, "yanchor": "bottom", "yref": "paper"}, {"font": {"size": 16}, "showarrow": false, "text": "Outubro", "x": 0.1444, "xanchor": "center", "xref": "paper", "y": 0.1562, "yanchor": "bottom", "yref": "paper"}, {"font": {"size": 16}, "showarrow": false, "text": "Novembro", "x": 0.5, "xanchor": "center", "xref": "paper", "y": 0.1562, "yanchor": "bottom", "yref": "paper"}, {"font": {"size": 16}, "showarrow": false, "text": "Dezembro", "x": 0.8556, "xanchor": "center", "xref": "paper", "y": 0.1562, "yanchor": "bottom", "yref": "paper"}], "title": {"text": "Análise mensal de PM2.5 para Piratininga"}, "height": 1600, "width": 1200}}
